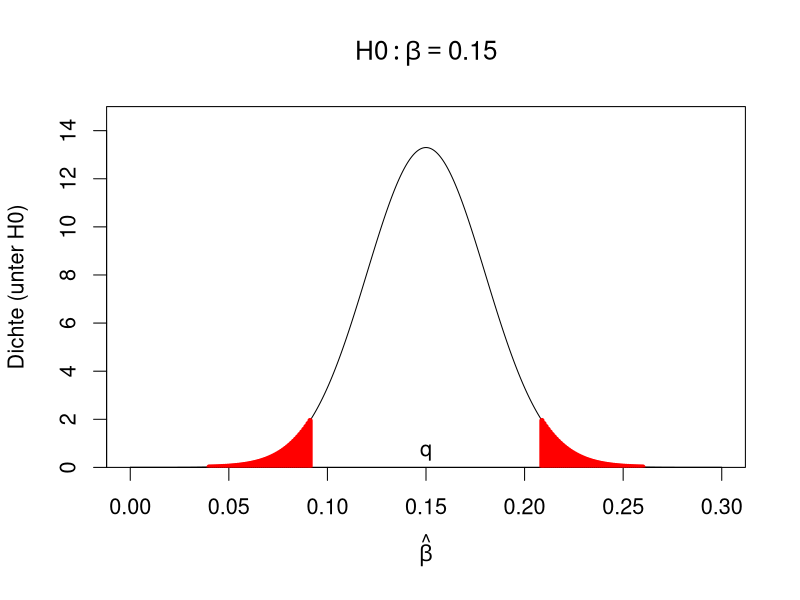
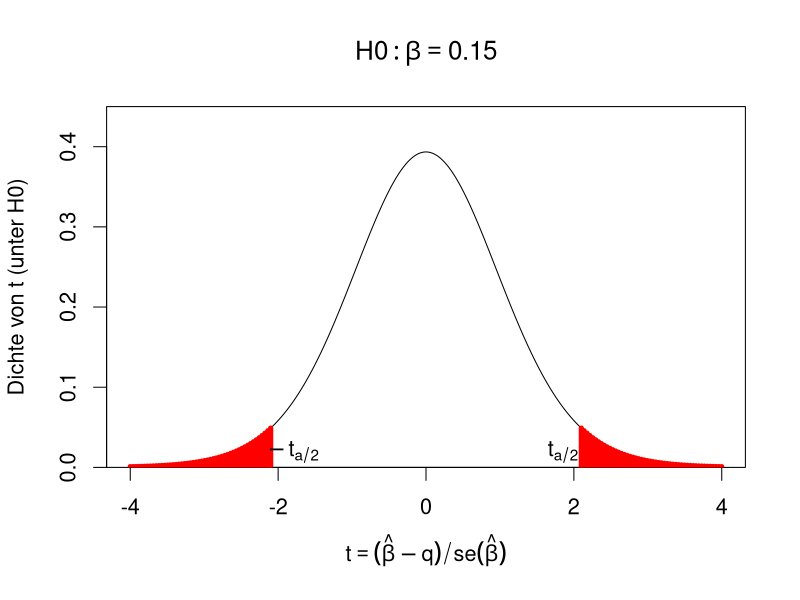

Reproduce these figures in R, in order.
# Illustration zum t-Test

par(cex=1.3)
curve(dnorm(x,mean=0.15,sd=0.03),n=1000,from=0,to=0.3,main=expression(H0: beta == 0.15),
      yaxs="i",ylim=c(0,15),xlab=expression(hat(beta)),ylab="Dichte (unter H0)")
text(0.15,0.6,"q")
locator(1)

q1 <- qnorm(0.025,0.15,0.03)
q2 <- qnorm(0.975,0.15,0.03)
lines(c(q1,q1),c(0,dnorm(q1,0.15,0.03)),lwd=3,col="red")
lines(c(q2,q2),c(0,dnorm(q2,0.15,0.03)),lwd=3,col="red")
locator(1)

for(i in seq(0.04,q1,length=50)){
  q1 <- i
  q2 <- 0.3-i
  lines(c(q1,q1),c(0,dnorm(q1,0.15,0.03)),lwd=5,col="red")
  lines(c(q2,q2),c(0,dnorm(q2,0.15,0.03)),lwd=5,col="red")
}
locator(1)

curve(dt(x,df=18),n=1000,from=-4,to=4,main=expression(H0: beta == 0.15),    
      yaxs="i",ylim=c(0,0.45),xlab=expression(t==(hat(beta)-q)/se(hat(beta))),ylab="Dichte von t (unter H0)")
locator(1)

q1 <- qt(0.025,df=18)
q2 <- qt(0.975,df=18)
lines(c(q1,q1),c(0,dt(q1,18)),lwd=3,col="red")
lines(c(q2,q2),c(0,dt(q2,18)),lwd=3,col="red")
locator(1)

for(i in seq(q2,4,length=50)){
  q1 <- -i
  q2 <- i
  lines(c(q1,q1),c(0,dt(q1,18)),lwd=5,col="red")
  lines(c(q2,q2),c(0,dt(q2,18)),lwd=5,col="red")
}

text(1.85,0.02,expression(t[a/2]))
text(-1.8,0.02,expression(-t[a/2]))
